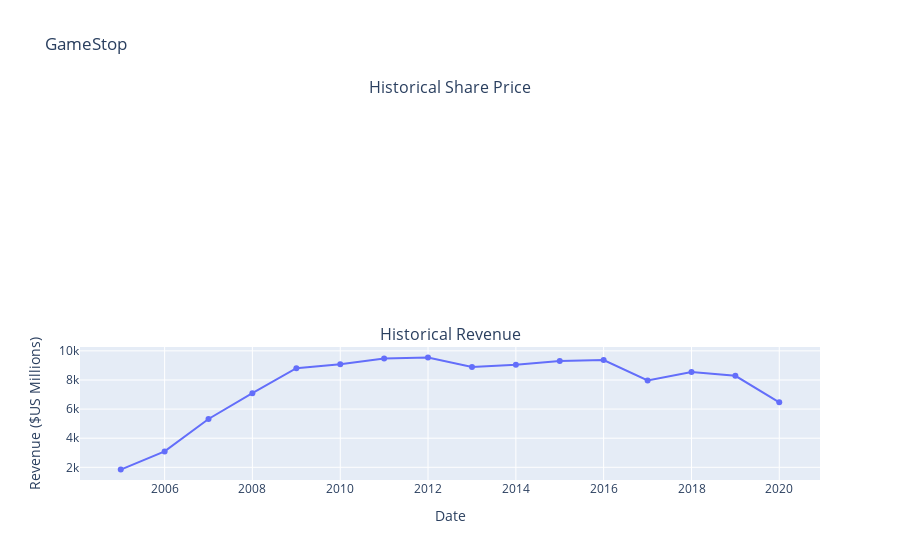

The notebook cell saved with this chart:
### Code cell
make_graph(gme_data, gme_revenue, 'GameStop')

### Figure 1 — Plotly figure (JSON) as saved in the notebook; plotly's stock layout.template omitted (floating-point values rounded to 4 significant figures)
{"data": [{"name": "Revenue", "type": "scatter", "x": ["2020-01-01T00:00:00", "2019-01-01T00:00:00", "2018-01-01T00:00:00", "2017-01-01T00:00:00", "2016-01-01T00:00:00", "2015-01-01T00:00:00", "2014-01-01T00:00:00", "2013-01-01T00:00:00", "2012-01-01T00:00:00", "2011-01-01T00:00:00", "2010-01-01T00:00:00", "2009-01-01T00:00:00", "2008-01-01T00:00:00", "2007-01-01T00:00:00", "2006-01-01T00:00:00", "2005-01-01T00:00:00"], "xaxis": "x2", "y": [6466, 8285, 8547, 7965, 9364, 9296, 9040, 8887, 9551, 9474, 9078, 8806, 7094, 5319, 3092, 1843], "yaxis": "y2"}], "layout": {"annotations": [{"font": {"size": 16}, "showarrow": false, "text": "Historical Share Price", "x": 0.5, "xanchor": "center", "xref": "paper", "y": 1.0, "yanchor": "bottom", "yref": "paper"}, {"font": {"size": 16}, "showarrow": false, "text": "Historical Revenue", "x": 0.5, "xanchor": "center", "xref": "paper", "y": 0.35, "yanchor": "bottom", "yref": "paper"}], "autosize": true, "showlegend": false, "title": {"text": "GameStop"}, "xaxis": {"anchor": "y", "domain": [0, 1], "matches": "x2", "rangeslider": {"visible": true}, "showticklabels": false, "title": {"text": "Date"}}, "xaxis2": {"anchor": "y2", "autorange": true, "domain": [0, 1], "range": ["2003-11-20 00:15:41.6894", "2021-02-11 23:44:18.3106"], "title": {"text": "Date"}, "type": "date"}, "yaxis": {"anchor": "x", "domain": [0.65, 1.0], "title": {"text": "Price ($US)"}}, "yaxis2": {"anchor": "x2", "autorange": true, "domain": [0, 0.35], "range": [1268.0, 10130.0], "title": {"text": "Revenue ($US Millions)"}, "type": "linear"}}}
